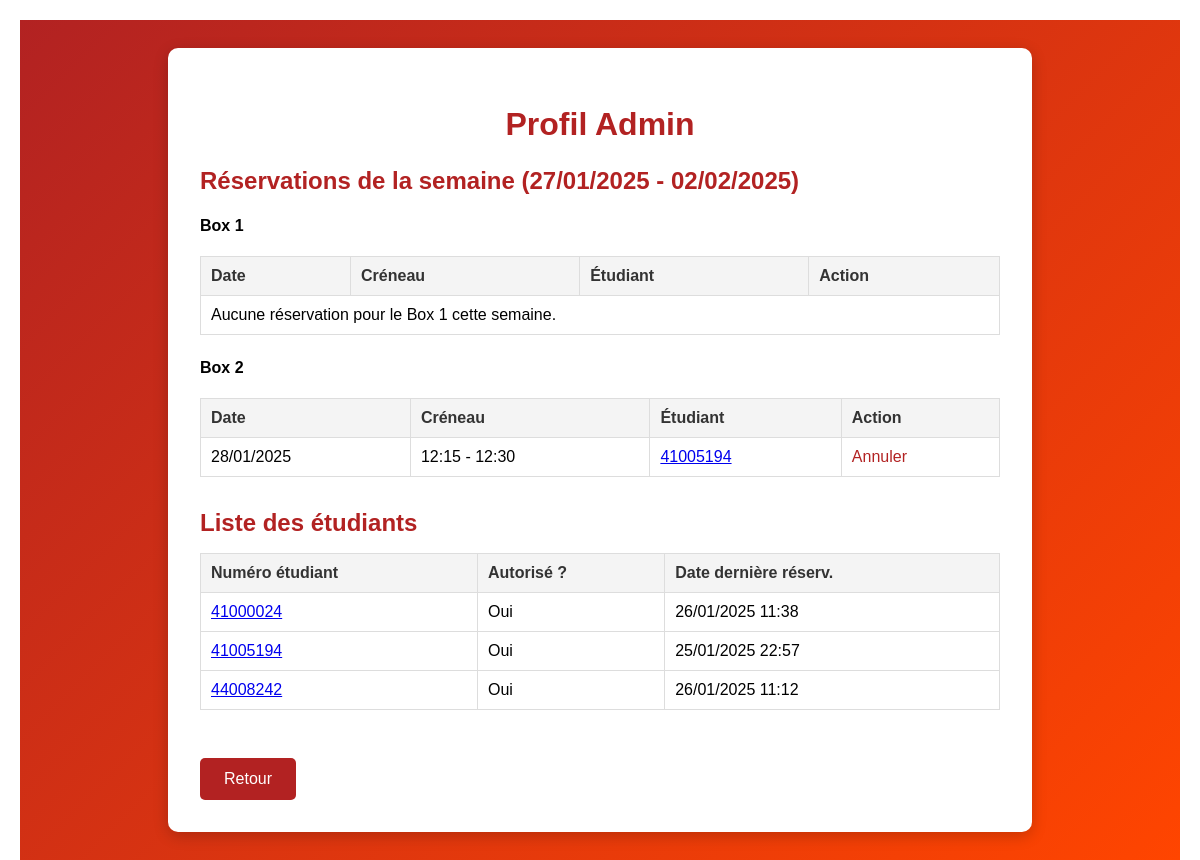
/profilAdmin/ (signed in), run on an earlier commit of the app's database.
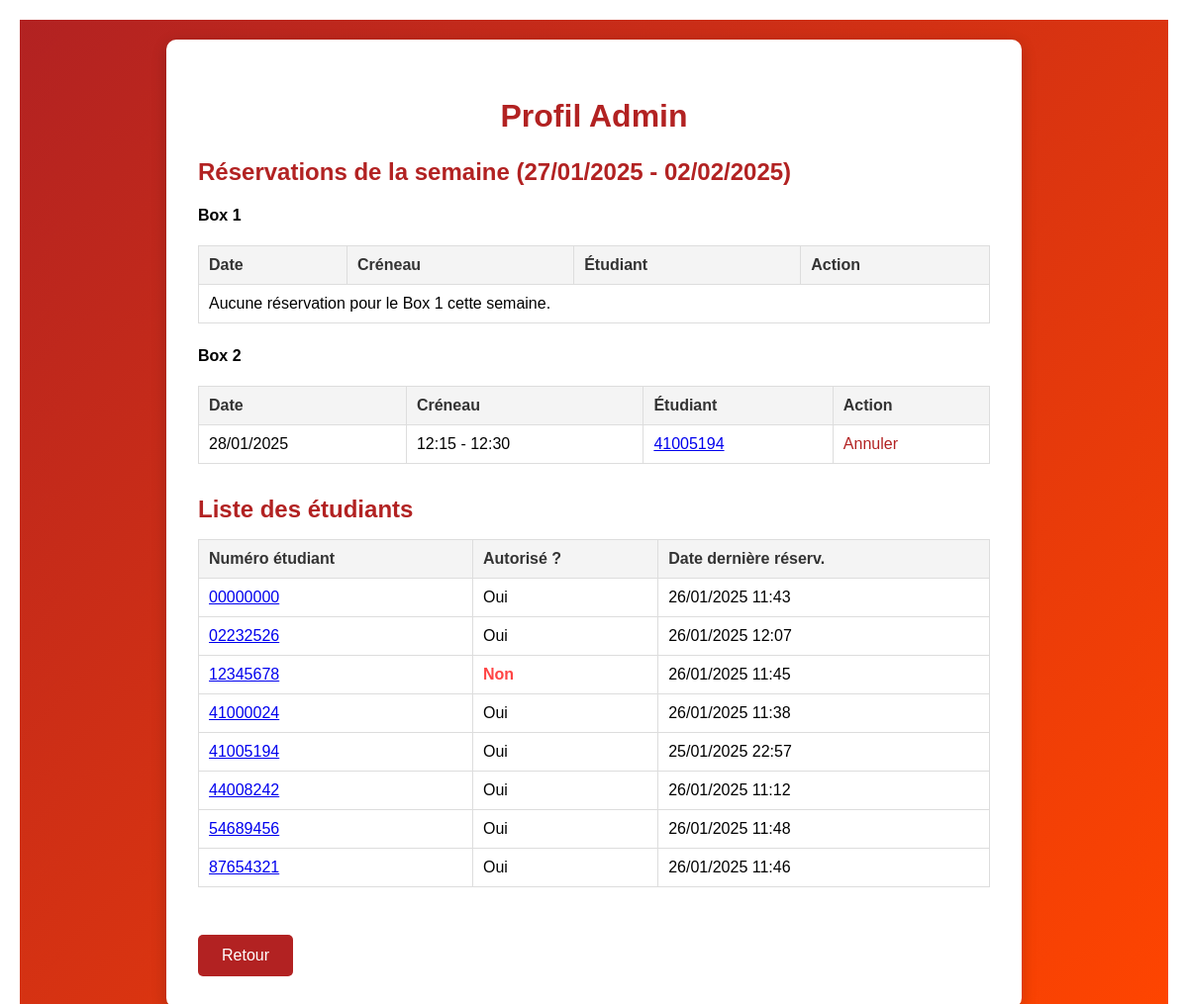
And on a later commit of the database.
### Reservation/models.py (models this page shows, shortened)
class Reservation(models.Model):
    etudiant = models.ForeignKey('Etudiant', models.DO_NOTHING)
    box_id = models.IntegerField()
    date_field= models.DateField(db_column='date_')
    creneau = models.ForeignKey('Creneau', models.DO_NOTHING)
    admin_field = models.BooleanField(db_column='admin_')
    class Meta:
        managed = False
        db_table = 'Reservation'

class Creneau(models.Model):
    heure_debut = models.TimeField()
    heure_fin = models.TimeField()
    class Meta:
        managed = False
        db_table = 'Creneau'

class Etudiant(models.Model):
    num_etudiant = models.CharField(unique=True, max_length=8)
    autorise = models.BooleanField(default=True)
    date_derniere_reserv = models.DateTimeField(default=timezone.now)
    class Meta:
        managed = False
        db_table = 'Etudiant'

### Reservation/views.py (the view)
    def wrapper(request, *args, **kwargs):
        if not request.session.get('is_admin', False):
            return redirect('adminLogin')
        return view_func(request, *args, **kwargs)

### Reservation/views.py (called while the page is built)
def admin_required(view_func):
    def wrapper(request, *args, **kwargs):
        if not request.session.get('is_admin', False):
            return redirect('adminLogin')
        return view_func(request, *args, **kwargs)
    return wrapper

### Reservation/templates/profilAdmin.html (shortened to what this page needs)
{% extends 'base.html' %}
{% block content %}
<div class="profile-container">
    <div class="profile-box">
        <h2>Profil Admin</h2>
        <div class="section">
            <h3>Réservations de la semaine ({{ start_of_week|date:"d/m/Y" }} - {{ end_of_week|date:"d/m/Y" }})</h3>
            <h4>Box 1</h4>
            <table>
                <thead>
                    <tr>
                        <th>Date</th>
                        <th>Créneau</th>
                        <th>Étudiant</th>
                        <th>Action</th>
                    </tr>
                </thead>
                <tbody>
                    {% for reservation in reservations_box1 %}
                    <tr>
                        <td>{{ reservation.date_field|date:"d/m/Y" }}</td>
                        <td>{{ reservation.creneau.heure_debut|time:"H:i" }} - {{ reservation.creneau.heure_fin|time:"H:i" }}</td>
                        <td>
                            <a href="{% url 'profilEtudiant' reservation.etudiant.num_etudiant %}">
                                {{ reservation.etudiant.num_etudiant }}
                            </a>
                        </td>
                        <td>
                            <a href="{% url 'cancelReservation' reservation.id %}" class="cancel-btn">
                                Annuler
                            </a>
                        </td>
                    </tr>
                    {% empty %}
                    <tr>
                        <td colspan="4">Aucune réservation pour le Box 1 cette semaine.</td>
                    </tr>
                    {% endfor %}
                </tbody>
            </table>
            <h4>Box 2</h4>
            <table>
                <thead>
                    <tr>
                        <th>Date</th>
                        <th>Créneau</th>
                        <th>Étudiant</th>
                        <th>Action</th>
                    </tr>
                </thead>
                <tbody>
                    {% for reservation in reservations_box2 %}
                    <tr>
                        <td>{{ reservation.date_field|date:"d/m/Y" }}</td>
                        <td>{{ reservation.creneau.heure_debut|time:"H:i" }} - {{ reservation.creneau.heure_fin|time:"H:i" }}</td>
                        <td>
                            <a href="{% url 'profilEtudiant' reservation.etudiant.num_etudiant %}">
                                {{ reservation.etudiant.num_etudiant }}
                            </a>
                        </td>
                        <td>
                            <a href="{% url 'cancelReservation' reservation.id %}" class="cancel-btn">
                                Annuler
                            </a>
                        </td>
                    </tr>
                    {% empty %}
                    <tr>
                        <td colspan="4">Aucune réservation pour le Box 2 cette semaine.</td>
                    </tr>
                    {% endfor %}
                </tbody>
            </table>
        </div>
        <div class="section">
            <h3>Liste des étudiants</h3>
            <table>
                <thead>
                    <tr>
                        <th>Numéro étudiant</th>
                        <th>Autorisé ?</th>
                        <th>Date dernière réserv.</th>
                    </tr>
                </thead>
                <tbody>
                    {% for student in students %}
                    <tr>
                        <td>
                            <a href="{% url 'profilEtudiant' student.num_etudiant %}">
                                {{ student.num_etudiant }}
                            </a>
                        </td>
                        <td>
                            {% if student.autorise %}Oui{% else %}<span class="blocked">Non</span>{% endif %}
                        </td>
                        <td>
                            {% if student.date_derniere_reserv %}
                                {{ student.date_derniere_reserv|date:"d/m/Y H:i" }}
                            {% else %}
                                -
                            {% endif %}
                        </td>
                    </tr>
                    {% endfor %}
                </tbody>
            </table>
        </div>
        <a href="javascript:history.back()" class="back-button">Retour</a>
    </div>
</div>
{% endblock %}

### Reservation/templates/base.html (shortened to what this page needs)
<!DOCTYPE html>
<html lang="fr">
<head>
    {% load static %}
    <link rel="stylesheet" href="{% static 'css/styles.css' %}">
</head>
<body>
    <main>
        {% block content %}{% endblock %}
    </main>
</body>
</html>

### Reservation/static/css/styles.css (style rules this page uses)
body { font-family: Arial, sans-serif; margin: 20px; }
h2 { color: #333; }
table { width: 100%; border-collapse: collapse; margin-bottom: 20px; }
th, td { border: 1px solid #ccc; padding: 10px; text-align: left; }
th { background-color: #f4f4f4; }
.back-button { background-color: #4CAF50; }
.blocked { color: red; font-weight: bold; }
.back-button { display: inline-block; margin-top: 1rem; padding: 0.5rem 1rem; background: #b22222; color: white; border: none; border-radius: 5px; text-decoration: none; font-size: 0.9rem; cursor: pointer; transition: background 0.3s ease; }
.profile-container { display: flex; justify-content: center; align-items: center; min-height: 100vh; background: linear-gradient(135deg, #b22222, #ff4500); font-family: 'Arial', sans-serif; padding: 20px; }
.profile-box { background: white; padding: 2rem; border-radius: 10px; box-shadow: 0 4px 15px rgba(0, 0, 0, 0.2); width: 100%; max-width: 800px; }
.profile-box h2 { font-size: 2rem; color: #b22222; margin-bottom: 1.5rem; text-align: center; }
.profile-box .section { margin-bottom: 2rem; }
.profile-box .section h3 { font-size: 1.5rem; color: #b22222; margin-bottom: 1rem; }
.profile-box table { width: 100%; border-collapse: collapse; margin-bottom: 1.5rem; }
.profile-box table th, .profile-box table td { border: 1px solid #ddd; padding: 10px; text-align: left; }
.profile-box table th { background-color: #f4f4f4; color: #333; }
.profile-box .back-button { padding: 0.75rem 1.5rem; background: #b22222; color: white; border: none; border-radius: 5px; font-size: 1rem; cursor: pointer; transition: background 0.3s ease; text-decoration: none; display: inline-block; }
.profile-box .cancel-btn { color: #b22222; text-decoration: none; cursor: pointer; transition: color 0.3s ease; }
.profile-box .blocked { color: #ff4444; font-weight: bold; }

What changed in the data, as far as the page shows it:
added Etudiant: num_etudiant "00000000", autorise "Oui", date_derniere_reserv "26/01/2025 11:43"
added Etudiant: num_etudiant "02232526", autorise "Oui", date_derniere_reserv "26/01/2025 12:07"
added Etudiant: num_etudiant "12345678", autorise "Non", date_derniere_reserv "26/01/2025 11:45"
added Etudiant: num_etudiant "54689456", autorise "Oui", date_derniere_reserv "26/01/2025 11:48"
added Etudiant: num_etudiant "87654321", autorise "Oui", date_derniere_reserv "26/01/2025 11:46"
